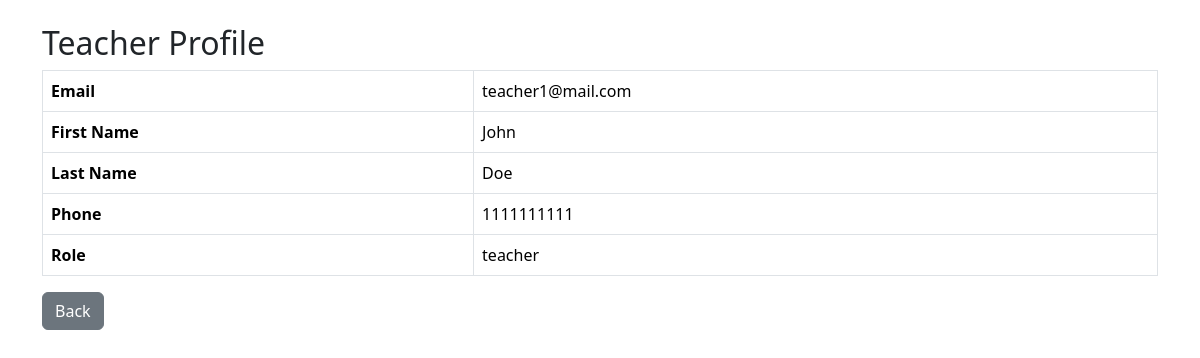
Page /admin/teacher_profile/2 (signed in) on the committed database.
### models.py (models this page shows)
class User(db.Model):
    id = db.Column(db.Integer, primary_key=True)
    email = db.Column(db.String(120), unique=True, nullable=False)
    password = db.Column(db.String(120), nullable=False)
    first_name = db.Column(db.String(50), nullable=False)
    last_name = db.Column(db.String(50), nullable=False)
    phone = db.Column(db.String(20))
    role = db.Column(db.String(10), nullable=False)  # 'admin' or 'teacher'

### main.py (the view)
@app.route('/admin/teacher_profile/<int:teacher_id>')
def admin_view_teacher_profile(teacher_id):
    user = check_admin()
    if not user:
        return redirect(url_for('index'))
    teacher = User.query.get(teacher_id)
    if not teacher or teacher.role != 'teacher':
        return "Teacher not found."
    return render_template('view_teacher_profile.html', teacher=teacher)

### main.py (called while the page is built)
def check_admin():
    if 'user_id' not in session:
        return None
    user = User.query.get(session['user_id'])
    if user and user.role == 'admin':
        return user
    return None

### templates/view_teacher_profile.html (shortened to what this page needs)
<!DOCTYPE html>
<html lang="en">
<head>
<link rel="stylesheet" href="https://cdn.jsdelivr.net/npm/bootstrap@5/dist/css/bootstrap.min.css">
</head>
<body class="container mt-4">
<h2>Teacher Profile</h2>
<table class="table table-bordered">
  <tr><th>Email</th><td>{{ teacher.email }}</td></tr>
  <tr><th>First Name</th><td>{{ teacher.first_name }}</td></tr>
  <tr><th>Last Name</th><td>{{ teacher.last_name }}</td></tr>
  <tr><th>Phone</th><td>{{ teacher.phone }}</td></tr>
  <tr><th>Role</th><td>{{ teacher.role }}</td></tr>
</table>
<a href="{{ url_for('admin_dashboard') }}" class="btn btn-secondary">Back</a>
</body>
</html>

### rows in the picture
User: email "teacher1@mail.com", first_name "John", last_name "Doe", phone "1111111111", role "teacher"
